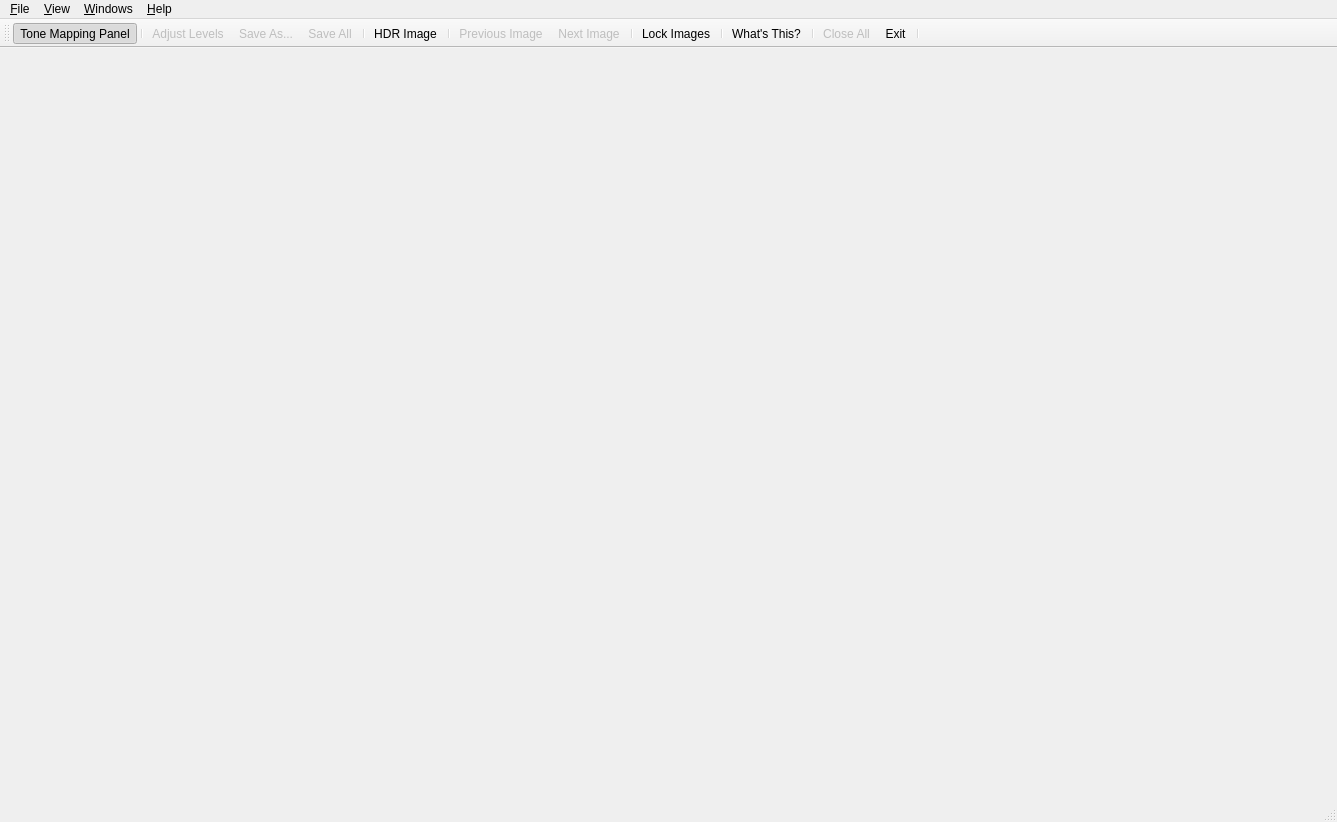
<ui version="4.0" >
 <class>TonemappingWindow</class>
 <widget class="QMainWindow" name="TonemappingWindow" >
  <property name="geometry" >
   <rect>
    <x>0</x>
    <y>0</y>
    <width>1337</width>
    <height>822</height>
   </rect>
  </property>
  <property name="windowTitle" >
   <string>Tone Mapping: </string>
  </property>
  <property name="windowIcon" >
   <iconset resource="../icons.qrc" >
    <normaloff>:/new/prefix1/images/qtpfsgui.png</normaloff>:/new/prefix1/images/qtpfsgui.png</iconset>
  </property>
  <widget class="QWidget" name="centralwidget" >
   <layout class="QGridLayout" name="gridLayout" />
  </widget>
  <widget class="QMenuBar" name="menubar" >
   <property name="geometry" >
    <rect>
     <x>0</x>
     <y>0</y>
     <width>1337</width>
     <height>31</height>
    </rect>
   </property>
   <widget class="QMenu" name="menuHelp" >
    <property name="title" >
     <string>&amp;Help</string>
    </property>
    <addaction name="documentationAction" />
    <addaction name="actionWhat_s_This" />
    <addaction name="actionAbout_Qtpfsgui" />
    <addaction name="actionAbout_Qt" />
   </widget>
   <widget class="QMenu" name="menuView" >
    <property name="title" >
     <string>&amp;View</string>
    </property>
    <widget class="QMenu" name="menuToolbars" >
     <property name="title" >
      <string>Toolbars</string>
     </property>
     <addaction name="actionText_Under_Icons" />
     <addaction name="actionIcons_Only" />
     <addaction name="actionText_Alongside_Icons" />
     <addaction name="actionText_Only" />
     <addaction name="separator" />
     <addaction name="actionViewTMdock" />
    </widget>
    <addaction name="actionShowHDR" />
    <addaction name="actionShowNext" />
    <addaction name="actionShowPrevious" />
    <addaction name="separator" />
    <addaction name="actionFit_to_Window" />
    <addaction name="actionNormal_Size" />
    <addaction name="actionZoom_In" />
    <addaction name="actionZoom_Out" />
    <addaction name="separator" />
    <addaction name="menuToolbars" />
   </widget>
   <widget class="QMenu" name="menuFile" >
    <property name="title" >
     <string>&amp;File</string>
    </property>
    <addaction name="actionFix_Histogram" />
    <addaction name="actionSave" />
    <addaction name="actionSaveAll" />
    <addaction name="actionClose_All" />
    <addaction name="separator" />
    <addaction name="actionFinishTM" />
   </widget>
   <widget class="QMenu" name="menu_Windows" >
    <property name="title" >
     <string>&amp;Windows</string>
    </property>
    <addaction name="actionAsThumbnails" />
    <addaction name="actionCascade" />
   </widget>
   <addaction name="menuFile" />
   <addaction name="menuView" />
   <addaction name="menu_Windows" />
   <addaction name="menuHelp" />
  </widget>
  <widget class="QStatusBar" name="statusbar" >
   <property name="sizePolicy" >
    <sizepolicy vsizetype="Fixed" hsizetype="Preferred" >
     <horstretch>0</horstretch>
     <verstretch>0</verstretch>
    </sizepolicy>
   </property>
   <property name="minimumSize" >
    <size>
     <width>0</width>
     <height>24</height>
    </size>
   </property>
   <property name="maximumSize" >
    <size>
     <width>16777215</width>
     <height>24</height>
    </size>
   </property>
  </widget>
  <widget class="QToolBar" name="tmToolBar" >
   <property name="enabled" >
    <bool>true</bool>
   </property>
   <property name="windowTitle" >
    <string>Toolbar</string>
   </property>
   <property name="orientation" >
    <enum>Qt::Horizontal</enum>
   </property>
   <property name="toolButtonStyle" >
    <enum>Qt::ToolButtonTextUnderIcon</enum>
   </property>
   <attribute name="toolBarArea" >
    <enum>TopToolBarArea</enum>
   </attribute>
   <attribute name="toolBarBreak" >
    <bool>false</bool>
   </attribute>
   <addaction name="actionViewTMdock" />
   <addaction name="separator" />
   <addaction name="actionFix_Histogram" />
   <addaction name="actionSave" />
   <addaction name="actionSaveAll" />
   <addaction name="separator" />
   <addaction name="actionShowHDR" />
   <addaction name="separator" />
   <addaction name="actionShowPrevious" />
   <addaction name="actionShowNext" />
   <addaction name="separator" />
   <addaction name="actionLockImages" />
   <addaction name="separator" />
   <addaction name="actionWhat_s_This" />
   <addaction name="separator" />
   <addaction name="actionClose_All" />
   <addaction name="actionFinishTM" />
   <addaction name="separator" />
  </widget>
  <action name="actionFinishTM" >
   <property name="icon" >
    <iconset resource="../icons.qrc" >
     <normaloff>:/new/prefix1/images/exit.png</normaloff>:/new/prefix1/images/exit.png</iconset>
   </property>
   <property name="text" >
    <string>&amp;Exit</string>
   </property>
   <property name="iconText" >
    <string>Exit</string>
   </property>
   <property name="toolTip" >
    <string>Close</string>
   </property>
   <property name="statusTip" >
    <string>Close Tone Mapping Window</string>
   </property>
   <property name="whatsThis" >
    <string>Close Tone Mapping Window </string>
   </property>
   <property name="shortcut" >
    <string>Ctrl+Q</string>
   </property>
  </action>
  <action name="actionViewTMdock" >
   <property name="checkable" >
    <bool>true</bool>
   </property>
   <property name="checked" >
    <bool>true</bool>
   </property>
   <property name="icon" >
    <iconset resource="../icons.qrc" >
     <normaloff>:/new/prefix1/images/qtpfsgui.png</normaloff>:/new/prefix1/images/qtpfsgui.png</iconset>
   </property>
   <property name="text" >
    <string>Tone Mapping Panel</string>
   </property>
   <property name="iconText" >
    <string>Tone Mapping Panel</string>
   </property>
   <property name="toolTip" >
    <string>Tone Mapping Panel</string>
   </property>
   <property name="statusTip" >
    <string>Show/Hide the Tone mapping Panel</string>
   </property>
   <property name="whatsThis" >
    <string>Show/Hide the Tone mapping Panel</string>
   </property>
  </action>
  <action name="actionFix_Histogram" >
   <property name="checkable" >
    <bool>true</bool>
   </property>
   <property name="enabled" >
    <bool>false</bool>
   </property>
   <property name="icon" >
    <iconset resource="../icons.qrc" >
     <normaloff>:/new/prefix1/images/histogram.png</normaloff>:/new/prefix1/images/histogram.png</iconset>
   </property>
   <property name="text" >
    <string>Adjust &amp;Levels</string>
   </property>
   <property name="iconText" >
    <string>Adjust Levels</string>
   </property>
   <property name="toolTip" >
    <string>Adjust Levels</string>
   </property>
   <property name="statusTip" >
    <string>Tune the histogram for the current LDR</string>
   </property>
   <property name="whatsThis" >
    <string>Tune the histogram for the current LDR</string>
   </property>
   <property name="shortcut" >
    <string>Ctrl+L</string>
   </property>
  </action>
  <action name="actionSave" >
   <property name="enabled" >
    <bool>false</bool>
   </property>
   <property name="icon" >
    <iconset resource="../icons.qrc" >
     <normaloff>:/new/prefix1/images/filesave.png</normaloff>:/new/prefix1/images/filesave.png</iconset>
   </property>
   <property name="text" >
    <string>&amp;Save as...</string>
   </property>
   <property name="iconText" >
    <string>Save As...</string>
   </property>
   <property name="toolTip" >
    <string>Save As...</string>
   </property>
   <property name="statusTip" >
    <string>Save the currently selected LDR</string>
   </property>
   <property name="whatsThis" >
    <string>Save the currently selected LDR</string>
   </property>
   <property name="shortcut" >
    <string>Ctrl+S</string>
   </property>
  </action>
  <action name="actionClose_All" >
   <property name="enabled" >
    <bool>false</bool>
   </property>
   <property name="icon" >
    <iconset resource="../icons.qrc" >
     <normaloff>:/new/prefix1/images/fileclose.png</normaloff>:/new/prefix1/images/fileclose.png</iconset>
   </property>
   <property name="text" >
    <string>C&amp;lose All</string>
   </property>
   <property name="iconText" >
    <string>Close All</string>
   </property>
   <property name="toolTip" >
    <string>Close All</string>
   </property>
   <property name="statusTip" >
    <string>Close all the LDRs in the workspace</string>
   </property>
   <property name="whatsThis" >
    <string>Close all the LDRs in the workspace</string>
   </property>
   <property name="shortcut" >
    <string>Ctrl+C</string>
   </property>
  </action>
  <action name="actionAsThumbnails" >
   <property name="checkable" >
    <bool>false</bool>
   </property>
   <property name="enabled" >
    <bool>false</bool>
   </property>
   <property name="text" >
    <string>As &amp;Thumbnails</string>
   </property>
   <property name="iconText" >
    <string>As Thumbnails</string>
   </property>
   <property name="toolTip" >
    <string>Images as Thumbnails</string>
   </property>
   <property name="statusTip" >
    <string>Layout all LDRs as thumbnails.</string>
   </property>
   <property name="whatsThis" >
    <string>Layout all LDRs as thumbnails.</string>
   </property>
   <property name="shortcut" >
    <string>Ctrl+T</string>
   </property>
  </action>
  <action name="actionCascade" >
   <property name="enabled" >
    <bool>false</bool>
   </property>
   <property name="text" >
    <string>&amp;Cascade</string>
   </property>
   <property name="statusTip" >
    <string>Cascade all LDRs in the workspace</string>
   </property>
   <property name="whatsThis" >
    <string>Cascade all LDRs in the workspace</string>
   </property>
   <property name="shortcut" >
    <string>Ctrl+D</string>
   </property>
  </action>
  <action name="actionFit_to_Window" >
   <property name="checkable" >
    <bool>true</bool>
   </property>
   <property name="checked" >
    <bool>true</bool>
   </property>
   <property name="enabled" >
    <bool>true</bool>
   </property>
   <property name="icon" >
    <iconset resource="../icons.qrc" >
     <normaloff>:/new/prefix1/images/viewmagfit.png</normaloff>:/new/prefix1/images/viewmagfit.png</iconset>
   </property>
   <property name="text" >
    <string>&amp;Fit to Window</string>
   </property>
   <property name="statusTip" >
    <string>Fit the current LDR to its containing window.</string>
   </property>
   <property name="whatsThis" >
    <string>Fit the current LDR to its containing window.</string>
   </property>
   <property name="shortcut" >
    <string>W</string>
   </property>
  </action>
  <action name="actionWhat_s_This" >
   <property name="icon" >
    <iconset resource="../icons.qrc" >
     <normaloff>:/new/prefix1/images/whatsthis.png</normaloff>:/new/prefix1/images/whatsthis.png</iconset>
   </property>
   <property name="text" >
    <string>What's This?</string>
   </property>
   <property name="toolTip" >
    <string>What's This?</string>
   </property>
   <property name="statusTip" >
    <string>Use this button to get information about the graphical elements</string>
   </property>
   <property name="whatsThis" >
    <string>Use this button to get information about the graphical elements</string>
   </property>
   <property name="shortcut" >
    <string>Shift+F1</string>
   </property>
  </action>
  <action name="documentationAction" >
   <property name="icon" >
    <iconset resource="../icons.qrc" >
     <normaloff>:/new/prefix1/images/help.png</normaloff>:/new/prefix1/images/help.png</iconset>
   </property>
   <property name="text" >
    <string>&amp;Documentation...</string>
   </property>
   <property name="shortcut" >
    <string>Ctrl+H</string>
   </property>
  </action>
  <action name="actionSaveAll" >
   <property name="enabled" >
    <bool>false</bool>
   </property>
   <property name="icon" >
    <iconset resource="../icons.qrc" >
     <normaloff>:/new/prefix1/images/filesaveall.png</normaloff>:/new/prefix1/images/filesaveall.png</iconset>
   </property>
   <property name="text" >
    <string>Save All</string>
   </property>
   <property name="iconText" >
    <string>Save All</string>
   </property>
   <property name="toolTip" >
    <string>Save All</string>
   </property>
   <property name="statusTip" >
    <string>Saves all LDRs</string>
   </property>
   <property name="whatsThis" >
    <string>Saves all LDRs</string>
   </property>
   <property name="shortcut" >
    <string>Ctrl+Shift+S</string>
   </property>
  </action>
  <action name="actionShowHDR" >
   <property name="checkable" >
    <bool>true</bool>
   </property>
   <property name="icon" >
    <iconset resource="../icons.qrc" >
     <normaloff>:/new/prefix1/images/games-config-background.png</normaloff>:/new/prefix1/images/games-config-background.png</iconset>
   </property>
   <property name="text" >
    <string>HDR Image</string>
   </property>
   <property name="iconText" >
    <string>HDR Image</string>
   </property>
   <property name="toolTip" >
    <string>HDR Image</string>
   </property>
   <property name="statusTip" >
    <string>Shows the Original High Dynamic Range Image</string>
   </property>
   <property name="whatsThis" >
    <string>Shows the Original High Dynamic Range Image</string>
   </property>
  </action>
  <action name="actionShowNext" >
   <property name="enabled" >
    <bool>false</bool>
   </property>
   <property name="icon" >
    <iconset resource="../icons.qrc" >
     <normaloff>:/new/prefix1/images/forward.png</normaloff>:/new/prefix1/images/forward.png</iconset>
   </property>
   <property name="text" >
    <string>Next Image</string>
   </property>
   <property name="iconText" >
    <string>Next Image</string>
   </property>
   <property name="toolTip" >
    <string>Next Image</string>
   </property>
   <property name="statusTip" >
    <string>Shows The Next Image</string>
   </property>
   <property name="whatsThis" >
    <string>Shows The Next Image</string>
   </property>
  </action>
  <action name="actionShowPrevious" >
   <property name="enabled" >
    <bool>false</bool>
   </property>
   <property name="icon" >
    <iconset resource="../icons.qrc" >
     <normaloff>:/new/prefix1/images/back.png</normaloff>:/new/prefix1/images/back.png</iconset>
   </property>
   <property name="text" >
    <string>Previous Image</string>
   </property>
   <property name="iconText" >
    <string>Previous Image</string>
   </property>
   <property name="toolTip" >
    <string>Previous Image</string>
   </property>
   <property name="statusTip" >
    <string>Shows The Previous Image</string>
   </property>
   <property name="whatsThis" >
    <string>Shows The Previous Image</string>
   </property>
  </action>
  <action name="actionNormal_Size" >
   <property name="enabled" >
    <bool>false</bool>
   </property>
   <property name="icon" >
    <iconset resource="../icons.qrc" >
     <normaloff>:/new/prefix1/images/viewmag1.png</normaloff>:/new/prefix1/images/viewmag1.png</iconset>
   </property>
   <property name="text" >
    <string>&amp;Normal Size</string>
   </property>
   <property name="shortcut" >
    <string>O</string>
   </property>
  </action>
  <action name="actionZoom_In" >
   <property name="enabled" >
    <bool>false</bool>
   </property>
   <property name="icon" >
    <iconset resource="../icons.qrc" >
     <normaloff>:/new/prefix1/images/viewmag_inc.png</normaloff>:/new/prefix1/images/viewmag_inc.png</iconset>
   </property>
   <property name="text" >
    <string>Zoom &amp;In</string>
   </property>
   <property name="shortcut" >
    <string>+</string>
   </property>
  </action>
  <action name="actionZoom_Out" >
   <property name="enabled" >
    <bool>false</bool>
   </property>
   <property name="icon" >
    <iconset resource="../icons.qrc" >
     <normaloff>:/new/prefix1/images/viewmag_dec.png</normaloff>:/new/prefix1/images/viewmag_dec.png</iconset>
   </property>
   <property name="text" >
    <string>Zoom &amp;Out</string>
   </property>
   <property name="shortcut" >
    <string>-</string>
   </property>
  </action>
  <action name="actionToolbars" >
   <property name="text" >
    <string>Toolbars</string>
   </property>
  </action>
  <action name="actionText_Under_Icons" >
   <property name="checkable" >
    <bool>true</bool>
   </property>
   <property name="checked" >
    <bool>true</bool>
   </property>
   <property name="text" >
    <string>Text Under Icons</string>
   </property>
  </action>
  <action name="actionIcons_Only" >
   <property name="checkable" >
    <bool>true</bool>
   </property>
   <property name="text" >
    <string>Only Icons</string>
   </property>
   <property name="iconText" >
    <string>Icons Only</string>
   </property>
   <property name="toolTip" >
    <string>Icons Only</string>
   </property>
  </action>
  <action name="actionText_Alongside_Icons" >
   <property name="checkable" >
    <bool>true</bool>
   </property>
   <property name="text" >
    <string>Text Alongside Icons</string>
   </property>
  </action>
  <action name="actionText_Only" >
   <property name="checkable" >
    <bool>true</bool>
   </property>
   <property name="text" >
    <string>Text Only</string>
   </property>
  </action>
  <action name="actionLockImages" >
   <property name="checkable" >
    <bool>true</bool>
   </property>
   <property name="enabled" >
    <bool>true</bool>
   </property>
   <property name="icon" >
    <iconset resource="../icons.qrc" >
     <normaloff>:/new/prefix1/images/lock-off.png</normaloff>
     <normalon>:/new/prefix1/images/lock-on.png</normalon>:/new/prefix1/images/lock-off.png</iconset>
   </property>
   <property name="text" >
    <string>Lock Images</string>
   </property>
  </action>
  <action name="actionAbout_Qtpfsgui" >
   <property name="text" >
    <string>About QtPfsGui</string>
   </property>
  </action>
  <action name="actionAbout_Qt" >
   <property name="text" >
    <string>About Qt</string>
   </property>
  </action>
 </widget>
 <resources>
  <include location="../icons.qrc" />
 </resources>
 <connections>
  <connection>
   <sender>actionFinishTM</sender>
   <signal>triggered()</signal>
   <receiver>TonemappingWindow</receiver>
   <slot>close()</slot>
   <hints>
    <hint type="sourcelabel" >
     <x>-1</x>
     <y>-1</y>
    </hint>
    <hint type="destinationlabel" >
     <x>866</x>
     <y>410</y>
    </hint>
   </hints>
  </connection>
 </connections>
</ui>
